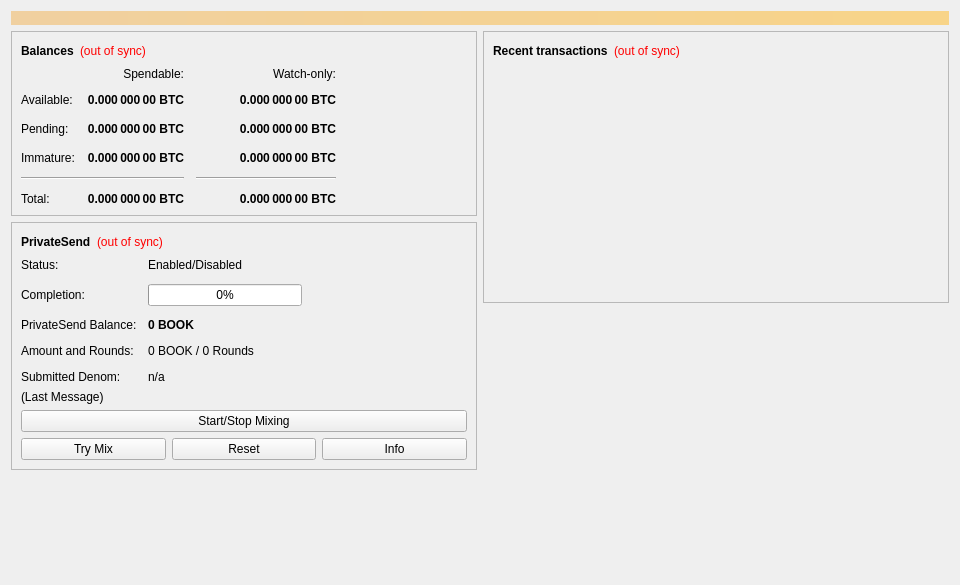
<?xml version="1.0" encoding="UTF-8"?>
<ui version="4.0">
 <class>OverviewPage</class>
 <widget class="QWidget" name="OverviewPage">
  <property name="geometry">
   <rect>
    <x>0</x>
    <y>0</y>
    <width>960</width>
    <height>585</height>
   </rect>
  </property>
  <property name="minimumSize">
   <size>
    <width>960</width>
    <height>0</height>
   </size>
  </property>
  <property name="windowTitle">
   <string>Form</string>
  </property>
  <layout class="QVBoxLayout" name="topLayout">
   <item>
    <widget class="QLabel" name="labelAlerts">
     <property name="visible">
      <bool>false</bool>
     </property>
     <property name="styleSheet">
      <string notr="true">background-color: qlineargradient(x1: 0, y1: 0, x2: 1, y2: 0, stop:0 #F0D0A0, stop:1 #F8D488); color:#000000;</string>
     </property>
     <property name="wordWrap">
      <bool>true</bool>
     </property>
     <property name="margin">
      <number>3</number>
     </property>
    </widget>
   </item>
   <item>
    <layout class="QHBoxLayout" name="horizontalLayout" stretch="1,1">
     <item>
      <layout class="QVBoxLayout" name="verticalLayout_2">
       <item>
        <widget class="QFrame" name="frame">
         <property name="frameShape">
          <enum>QFrame::StyledPanel</enum>
         </property>
         <property name="frameShadow">
          <enum>QFrame::Raised</enum>
         </property>
         <layout class="QVBoxLayout" name="verticalLayout_4">
          <item>
           <layout class="QHBoxLayout" name="horizontalLayout_4">
            <item>
             <widget class="QLabel" name="label_5">
              <property name="font">
               <font>
                <weight>75</weight>
                <bold>true</bold>
               </font>
              </property>
              <property name="text">
               <string>Balances</string>
              </property>
             </widget>
            </item>
            <item>
             <widget class="QLabel" name="labelWalletStatus">
              <property name="toolTip">
               <string>The displayed information may be out of date. Your wallet automatically synchronizes with the Book network after a connection is established, but this process has not completed yet.</string>
              </property>
              <property name="styleSheet">
               <string notr="true">QLabel { color: red; }</string>
              </property>
              <property name="text">
               <string notr="true">(out of sync)</string>
              </property>
              <property name="alignment">
               <set>Qt::AlignLeading|Qt::AlignLeft|Qt::AlignVCenter</set>
              </property>
             </widget>
            </item>
            <item>
             <spacer name="horizontalSpacer_3">
              <property name="orientation">
               <enum>Qt::Horizontal</enum>
              </property>
              <property name="sizeHint" stdset="0">
               <size>
                <width>40</width>
                <height>20</height>
               </size>
              </property>
             </spacer>
            </item>
           </layout>
          </item>
          <item>
           <layout class="QGridLayout" name="gridLayout">
            <property name="spacing">
             <number>12</number>
            </property>
            <item row="2" column="2">
             <widget class="QLabel" name="labelWatchPending">
              <property name="font">
               <font>
                <weight>75</weight>
                <bold>true</bold>
               </font>
              </property>
              <property name="cursor">
               <cursorShape>IBeamCursor</cursorShape>
              </property>
              <property name="toolTip">
               <string>Unconfirmed transactions to watch-only addresses</string>
              </property>
              <property name="text">
               <string notr="true">0.000 000 00 BTC</string>
              </property>
              <property name="alignment">
               <set>Qt::AlignRight|Qt::AlignTrailing|Qt::AlignVCenter</set>
              </property>
              <property name="textInteractionFlags">
               <set>Qt::LinksAccessibleByMouse|Qt::TextSelectableByKeyboard|Qt::TextSelectableByMouse</set>
              </property>
             </widget>
            </item>
            <item row="2" column="1">
             <widget class="QLabel" name="labelUnconfirmed">
              <property name="font">
               <font>
                <weight>75</weight>
                <bold>true</bold>
               </font>
              </property>
              <property name="cursor">
               <cursorShape>IBeamCursor</cursorShape>
              </property>
              <property name="toolTip">
               <string>Total of transactions that have yet to be confirmed, and do not yet count toward the spendable balance</string>
              </property>
              <property name="text">
               <string notr="true">0.000 000 00 BTC</string>
              </property>
              <property name="alignment">
               <set>Qt::AlignRight|Qt::AlignTrailing|Qt::AlignVCenter</set>
              </property>
              <property name="textInteractionFlags">
               <set>Qt::LinksAccessibleByMouse|Qt::TextSelectableByKeyboard|Qt::TextSelectableByMouse</set>
              </property>
             </widget>
            </item>
            <item row="3" column="2">
             <widget class="QLabel" name="labelWatchImmature">
              <property name="font">
               <font>
                <weight>75</weight>
                <bold>true</bold>
               </font>
              </property>
              <property name="cursor">
               <cursorShape>IBeamCursor</cursorShape>
              </property>
              <property name="toolTip">
               <string>Mined balance in watch-only addresses that has not yet matured</string>
              </property>
              <property name="text">
               <string notr="true">0.000 000 00 BTC</string>
              </property>
              <property name="alignment">
               <set>Qt::AlignRight|Qt::AlignTrailing|Qt::AlignVCenter</set>
              </property>
              <property name="textInteractionFlags">
               <set>Qt::LinksAccessibleByMouse|Qt::TextSelectableByKeyboard|Qt::TextSelectableByMouse</set>
              </property>
             </widget>
            </item>
            <item row="4" column="0" colspan="2">
             <widget class="Line" name="lineSpendableBalance">
              <property name="orientation">
               <enum>Qt::Horizontal</enum>
              </property>
             </widget>
            </item>
            <item row="4" column="2">
             <widget class="Line" name="lineWatchBalance">
              <property name="sizePolicy">
               <sizepolicy hsizetype="Preferred" vsizetype="Fixed">
                <horstretch>0</horstretch>
                <verstretch>0</verstretch>
               </sizepolicy>
              </property>
              <property name="minimumSize">
               <size>
                <width>140</width>
                <height>0</height>
               </size>
              </property>
              <property name="orientation">
               <enum>Qt::Horizontal</enum>
              </property>
             </widget>
            </item>
            <item row="5" column="0">
             <widget class="QLabel" name="labelTotalText">
              <property name="text">
               <string>Total:</string>
              </property>
             </widget>
            </item>
            <item row="3" column="1">
             <widget class="QLabel" name="labelImmature">
              <property name="font">
               <font>
                <weight>75</weight>
                <bold>true</bold>
               </font>
              </property>
              <property name="cursor">
               <cursorShape>IBeamCursor</cursorShape>
              </property>
              <property name="toolTip">
               <string>Mined balance that has not yet matured</string>
              </property>
              <property name="text">
               <string notr="true">0.000 000 00 BTC</string>
              </property>
              <property name="alignment">
               <set>Qt::AlignRight|Qt::AlignTrailing|Qt::AlignVCenter</set>
              </property>
              <property name="textInteractionFlags">
               <set>Qt::LinksAccessibleByMouse|Qt::TextSelectableByKeyboard|Qt::TextSelectableByMouse</set>
              </property>
             </widget>
            </item>
            <item row="2" column="3">
             <spacer name="horizontalSpacer_2">
              <property name="orientation">
               <enum>Qt::Horizontal</enum>
              </property>
              <property name="sizeHint" stdset="0">
               <size>
                <width>40</width>
                <height>20</height>
               </size>
              </property>
             </spacer>
            </item>
            <item row="3" column="0">
             <widget class="QLabel" name="labelImmatureText">
              <property name="text">
               <string>Immature:</string>
              </property>
             </widget>
            </item>
            <item row="5" column="1">
             <widget class="QLabel" name="labelTotal">
              <property name="font">
               <font>
                <weight>75</weight>
                <bold>true</bold>
               </font>
              </property>
              <property name="cursor">
               <cursorShape>IBeamCursor</cursorShape>
              </property>
              <property name="toolTip">
               <string>Your current total balance</string>
              </property>
              <property name="text">
               <string notr="true">0.000 000 00 BTC</string>
              </property>
              <property name="alignment">
               <set>Qt::AlignRight|Qt::AlignTrailing|Qt::AlignVCenter</set>
              </property>
              <property name="textInteractionFlags">
               <set>Qt::LinksAccessibleByMouse|Qt::TextSelectableByKeyboard|Qt::TextSelectableByMouse</set>
              </property>
             </widget>
            </item>
            <item row="5" column="2">
             <widget class="QLabel" name="labelWatchTotal">
              <property name="font">
               <font>
                <weight>75</weight>
                <bold>true</bold>
               </font>
              </property>
              <property name="cursor">
               <cursorShape>IBeamCursor</cursorShape>
              </property>
              <property name="toolTip">
               <string>Current total balance in watch-only addresses</string>
              </property>
              <property name="text">
               <string notr="true">0.000 000 00 BTC</string>
              </property>
              <property name="alignment">
               <set>Qt::AlignRight|Qt::AlignTrailing|Qt::AlignVCenter</set>
              </property>
              <property name="textInteractionFlags">
               <set>Qt::LinksAccessibleByMouse|Qt::TextSelectableByKeyboard|Qt::TextSelectableByMouse</set>
              </property>
             </widget>
            </item>
            <item row="0" column="2">
             <widget class="QLabel" name="labelWatchonly">
              <property name="text">
               <string>Watch-only:</string>
              </property>
              <property name="alignment">
               <set>Qt::AlignRight|Qt::AlignTrailing|Qt::AlignVCenter</set>
              </property>
             </widget>
            </item>
            <item row="1" column="0">
             <widget class="QLabel" name="labelBalanceText">
              <property name="text">
               <string>Available:</string>
              </property>
             </widget>
            </item>
            <item row="1" column="1">
             <widget class="QLabel" name="labelBalance">
              <property name="font">
               <font>
                <weight>75</weight>
                <bold>true</bold>
               </font>
              </property>
              <property name="cursor">
               <cursorShape>IBeamCursor</cursorShape>
              </property>
              <property name="toolTip">
               <string>Your current spendable balance</string>
              </property>
              <property name="text">
               <string notr="true">0.000 000 00 BTC</string>
              </property>
              <property name="alignment">
               <set>Qt::AlignRight|Qt::AlignTrailing|Qt::AlignVCenter</set>
              </property>
              <property name="textInteractionFlags">
               <set>Qt::LinksAccessibleByMouse|Qt::TextSelectableByKeyboard|Qt::TextSelectableByMouse</set>
              </property>
             </widget>
            </item>
            <item row="1" column="2">
             <widget class="QLabel" name="labelWatchAvailable">
              <property name="font">
               <font>
                <weight>75</weight>
                <bold>true</bold>
               </font>
              </property>
              <property name="cursor">
               <cursorShape>IBeamCursor</cursorShape>
              </property>
              <property name="toolTip">
               <string>Your current balance in watch-only addresses</string>
              </property>
              <property name="text">
               <string notr="true">0.000 000 00 BTC</string>
              </property>
              <property name="alignment">
               <set>Qt::AlignRight|Qt::AlignTrailing|Qt::AlignVCenter</set>
              </property>
              <property name="textInteractionFlags">
               <set>Qt::LinksAccessibleByMouse|Qt::TextSelectableByKeyboard|Qt::TextSelectableByMouse</set>
              </property>
             </widget>
            </item>
            <item row="2" column="0">
             <widget class="QLabel" name="labelPendingText">
              <property name="text">
               <string>Pending:</string>
              </property>
             </widget>
            </item>
            <item row="0" column="1">
             <widget class="QLabel" name="labelSpendable">
              <property name="text">
               <string>Spendable:</string>
              </property>
              <property name="alignment">
               <set>Qt::AlignRight|Qt::AlignTrailing|Qt::AlignVCenter</set>
              </property>
             </widget>
            </item>
           </layout>
          </item>
         </layout>
        </widget>
       </item>
       <item>
        <widget class="QFrame" name="framePrivateSend">
         <property name="layoutDirection">
          <enum>Qt::LeftToRight</enum>
         </property>
         <property name="frameShape">
          <enum>QFrame::StyledPanel</enum>
         </property>
         <property name="frameShadow">
          <enum>QFrame::Raised</enum>
         </property>
         <layout class="QVBoxLayout" name="VerticalLayout_PS1">
          <item>
           <layout class="QHBoxLayout" name="horizontalLayout_5">
            <item>
             <widget class="QLabel" name="labelPrivateSendHeader">
              <property name="font">
               <font>
                <weight>75</weight>
                <bold>true</bold>
               </font>
              </property>
              <property name="text">
               <string>PrivateSend</string>
              </property>
             </widget>
            </item>
            <item>
             <widget class="QLabel" name="labelPrivateSendSyncStatus">
              <property name="toolTip">
               <string>The displayed information may be out of date. Your wallet automatically synchronizes with the Book network after a connection is established, but this process has not completed yet.</string>
              </property>
              <property name="styleSheet">
               <string notr="true">QLabel { color: red; }</string>
              </property>
              <property name="text">
               <string notr="true">(out of sync)</string>
              </property>
              <property name="alignment">
               <set>Qt::AlignLeading|Qt::AlignLeft|Qt::AlignVCenter</set>
              </property>
             </widget>
            </item>
            <item>
             <spacer name="horizontalSpacer_4">
              <property name="orientation">
               <enum>Qt::Horizontal</enum>
              </property>
              <property name="sizeHint" stdset="0">
               <size>
                <width>40</width>
                <height>20</height>
               </size>
              </property>
             </spacer>
            </item>
           </layout>
          </item>
          <item>
           <layout class="QFormLayout" name="privateSendFormLayout">
            <property name="fieldGrowthPolicy">
             <enum>QFormLayout::AllNonFixedFieldsGrow</enum>
            </property>
            <property name="horizontalSpacing">
             <number>11</number>
            </property>
            <property name="verticalSpacing">
             <number>12</number>
            </property>
            <item row="0" column="0">
             <widget class="QLabel" name="labelPrivateSendEnabledText">
              <property name="text">
               <string>Status:</string>
              </property>
             </widget>
            </item>
            <item row="0" column="1">
             <widget class="QLabel" name="labelPrivateSendEnabled">
              <property name="text">
               <string>Enabled/Disabled</string>
              </property>
             </widget>
            </item>
            <item row="1" column="0">
             <widget class="QLabel" name="labelCompletitionText">
              <property name="text">
               <string>Completion:</string>
              </property>
             </widget>
            </item>
            <item row="1" column="1">
             <widget class="QProgressBar" name="privateSendProgress">
              <property name="maximumSize">
               <size>
                <width>154</width>
                <height>16777215</height>
               </size>
              </property>
              <property name="value">
               <number>0</number>
              </property>
             </widget>
            </item>
            <item row="2" column="0">
             <widget class="QLabel" name="labelAnonymizedText">
              <property name="text">
               <string>PrivateSend Balance:</string>
              </property>
             </widget>
            </item>
            <item row="2" column="1">
             <widget class="QLabel" name="labelAnonymized">
              <property name="font">
               <font>
                <weight>75</weight>
                <bold>true</bold>
               </font>
              </property>
              <property name="text">
               <string notr="true">0 BOOK</string>
              </property>
             </widget>
            </item>
            <item row="3" column="0">
             <widget class="QLabel" name="labelAmountAndRoundsText">
              <property name="text">
               <string>Amount and Rounds:</string>
              </property>
             </widget>
            </item>
            <item row="3" column="1">
             <widget class="QLabel" name="labelAmountRounds">
              <property name="text">
               <string>0 BOOK / 0 Rounds</string>
              </property>
             </widget>
            </item>
            <item row="4" column="0">
             <widget class="QLabel" name="labelSubmittedDenomText">
              <property name="text">
               <string>Submitted Denom:</string>
              </property>
             </widget>
            </item>
            <item row="4" column="1">
             <widget class="QLabel" name="labelSubmittedDenom">
              <property name="toolTip">
               <string>The denominations you submitted to the Masternode.&lt;br&gt;To mix, other users must submit the exact same denominations.</string>
              </property>
              <property name="text">
               <string>n/a</string>
              </property>
             </widget>
            </item>
           </layout>
          </item>
          <item>
           <layout class="QVBoxLayout" name="VerticalLayout_PS">
            <item>
             <widget class="QLabel" name="labelPrivateSendLastMessage">
              <property name="text">
               <string>(Last Message)</string>
              </property>
              <property name="alignment">
               <set>Qt::AlignLeading|Qt::AlignLeft|Qt::AlignTop</set>
              </property>
              <property name="wordWrap">
               <bool>true</bool>
              </property>
             </widget>
            </item>
            <item>
             <widget class="QPushButton" name="togglePrivateSend">
              <property name="sizePolicy">
               <sizepolicy hsizetype="MinimumExpanding" vsizetype="Fixed">
                <horstretch>0</horstretch>
                <verstretch>0</verstretch>
               </sizepolicy>
              </property>
              <property name="text">
               <string>Start/Stop Mixing</string>
              </property>
             </widget>
            </item>
            <item>
             <layout class="QHBoxLayout" name="horizontalLayout_debugbuttons">
              <item>
               <widget class="QPushButton" name="privateSendAuto">
                <property name="sizePolicy">
                 <sizepolicy hsizetype="MinimumExpanding" vsizetype="Fixed">
                  <horstretch>0</horstretch>
                  <verstretch>0</verstretch>
                 </sizepolicy>
                </property>
                <property name="toolTip">
                 <string>Try to manually submit a PrivateSend request.</string>
                </property>
                <property name="text">
                 <string>Try Mix</string>
                </property>
               </widget>
              </item>
              <item>
               <widget class="QPushButton" name="privateSendReset">
                <property name="sizePolicy">
                 <sizepolicy hsizetype="MinimumExpanding" vsizetype="Fixed">
                  <horstretch>0</horstretch>
                  <verstretch>0</verstretch>
                 </sizepolicy>
                </property>
                <property name="toolTip">
                 <string>Reset the current status of PrivateSend (can interrupt PrivateSend if it's in the process of Mixing, which can cost you money!)</string>
                </property>
                <property name="autoFillBackground">
                 <bool>false</bool>
                </property>
                <property name="text">
                 <string>Reset</string>
                </property>
               </widget>
              </item>
              <item>
               <widget class="QPushButton" name="privateSendInfo">
                <property name="sizePolicy">
                 <sizepolicy hsizetype="MinimumExpanding" vsizetype="Fixed">
                  <horstretch>0</horstretch>
                  <verstretch>0</verstretch>
                 </sizepolicy>
                </property>
                <property name="toolTip">
                 <string>Information about PrivateSend and Mixing</string>
                </property>
                <property name="text">
                 <string>Info</string>
                </property>
               </widget>
              </item>
             </layout>
            </item>
           </layout>
          </item>
         </layout>
        </widget>
       </item>
       <item>
        <spacer name="verticalSpacer">
         <property name="orientation">
          <enum>Qt::Vertical</enum>
         </property>
         <property name="sizeHint" stdset="0">
          <size>
           <width>20</width>
           <height>40</height>
          </size>
         </property>
        </spacer>
       </item>
      </layout>
     </item>
     <item>
      <layout class="QVBoxLayout" name="verticalLayout_3">
       <item>
        <widget class="QFrame" name="frame_2">
         <property name="frameShape">
          <enum>QFrame::StyledPanel</enum>
         </property>
         <property name="frameShadow">
          <enum>QFrame::Raised</enum>
         </property>
         <layout class="QVBoxLayout" name="verticalLayout">
          <item>
           <layout class="QHBoxLayout" name="horizontalLayout_2">
            <item>
             <widget class="QLabel" name="label_4">
              <property name="font">
               <font>
                <weight>75</weight>
                <bold>true</bold>
               </font>
              </property>
              <property name="text">
               <string>Recent transactions</string>
              </property>
             </widget>
            </item>
            <item>
             <widget class="QLabel" name="labelTransactionsStatus">
              <property name="toolTip">
               <string>The displayed information may be out of date. Your wallet automatically synchronizes with the Book network after a connection is established, but this process has not completed yet.</string>
              </property>
              <property name="styleSheet">
               <string notr="true">QLabel { color: red; }</string>
              </property>
              <property name="text">
               <string notr="true">(out of sync)</string>
              </property>
              <property name="alignment">
               <set>Qt::AlignLeading|Qt::AlignLeft|Qt::AlignVCenter</set>
              </property>
             </widget>
            </item>
            <item>
             <spacer name="horizontalSpacer">
              <property name="orientation">
               <enum>Qt::Horizontal</enum>
              </property>
              <property name="sizeHint" stdset="0">
               <size>
                <width>40</width>
                <height>20</height>
               </size>
              </property>
             </spacer>
            </item>
           </layout>
          </item>
          <item>
           <widget class="QListView" name="listTransactions">
            <property name="styleSheet">
             <string notr="true">QListView { background: transparent; }</string>
            </property>
            <property name="frameShape">
             <enum>QFrame::NoFrame</enum>
            </property>
            <property name="verticalScrollBarPolicy">
             <enum>Qt::ScrollBarAlwaysOff</enum>
            </property>
            <property name="horizontalScrollBarPolicy">
             <enum>Qt::ScrollBarAlwaysOff</enum>
            </property>
            <property name="selectionMode">
             <enum>QAbstractItemView::NoSelection</enum>
            </property>
           </widget>
          </item>
         </layout>
        </widget>
       </item>
       <item>
        <spacer name="verticalSpacer_2">
         <property name="orientation">
          <enum>Qt::Vertical</enum>
         </property>
         <property name="sizeHint" stdset="0">
          <size>
           <width>20</width>
           <height>40</height>
          </size>
         </property>
        </spacer>
       </item>
      </layout>
     </item>
    </layout>
   </item>
  </layout>
 </widget>
 <resources/>
 <connections/>
</ui>
